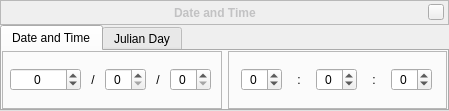
<?xml version="1.0" encoding="UTF-8"?>
<ui version="4.0">
 <class>dateTimeDialogForm</class>
 <widget class="QWidget" name="dateTimeDialogForm">
  <property name="geometry">
   <rect>
    <x>0</x>
    <y>0</y>
    <width>449</width>
    <height>111</height>
   </rect>
  </property>
  <property name="styleSheet">
   <string notr="true"/>
  </property>
  <layout class="QGridLayout" name="gridLayout">
   <property name="leftMargin">
    <number>0</number>
   </property>
   <property name="topMargin">
    <number>0</number>
   </property>
   <property name="rightMargin">
    <number>0</number>
   </property>
   <property name="bottomMargin">
    <number>0</number>
   </property>
   <property name="spacing">
    <number>0</number>
   </property>
   <item row="0" column="0">
    <widget class="BarFrame" name="TitleBar">
     <property name="sizePolicy">
      <sizepolicy hsizetype="Expanding" vsizetype="Preferred">
       <horstretch>0</horstretch>
       <verstretch>0</verstretch>
      </sizepolicy>
     </property>
     <property name="minimumSize">
      <size>
       <width>16</width>
       <height>25</height>
      </size>
     </property>
     <property name="maximumSize">
      <size>
       <width>16777215</width>
       <height>25</height>
      </size>
     </property>
     <property name="frameShape">
      <enum>QFrame::StyledPanel</enum>
     </property>
     <layout class="QHBoxLayout">
      <property name="spacing">
       <number>0</number>
      </property>
      <property name="leftMargin">
       <number>0</number>
      </property>
      <property name="topMargin">
       <number>0</number>
      </property>
      <property name="rightMargin">
       <number>4</number>
      </property>
      <property name="bottomMargin">
       <number>0</number>
      </property>
      <item>
       <spacer name="horizontalSpacer">
        <property name="orientation">
         <enum>Qt::Horizontal</enum>
        </property>
        <property name="sizeHint" stdset="0">
         <size>
          <width>40</width>
          <height>20</height>
         </size>
        </property>
       </spacer>
      </item>
      <item>
       <widget class="QLabel" name="stelWindowTitle">
        <property name="palette">
         <palette>
          <active>
           <colorrole role="WindowText">
            <brush brushstyle="SolidPattern">
             <color alpha="255">
              <red>194</red>
              <green>194</green>
              <blue>195</blue>
             </color>
            </brush>
           </colorrole>
           <colorrole role="Text">
            <brush brushstyle="SolidPattern">
             <color alpha="255">
              <red>194</red>
              <green>194</green>
              <blue>195</blue>
             </color>
            </brush>
           </colorrole>           
          </active>
          <inactive>
           <colorrole role="WindowText">
            <brush brushstyle="SolidPattern">
             <color alpha="255">
              <red>194</red>
              <green>194</green>
              <blue>195</blue>
             </color>
            </brush>
           </colorrole>
           <colorrole role="Text">
            <brush brushstyle="SolidPattern">
             <color alpha="255">
              <red>194</red>
              <green>194</green>
              <blue>195</blue>
             </color>
            </brush>
           </colorrole>          
          </inactive>
          <disabled>
           <colorrole role="WindowText">
            <brush brushstyle="SolidPattern">
             <color alpha="255">
              <red>194</red>
              <green>194</green>
              <blue>195</blue>
             </color>
            </brush>
           </colorrole>
           <colorrole role="Text">
            <brush brushstyle="SolidPattern">
             <color alpha="255">
              <red>194</red>
              <green>194</green>
              <blue>195</blue>
             </color>
            </brush>
           </colorrole>           
          </disabled>
         </palette>
        </property>
        <property name="font">
         <font>
          <weight>75</weight>
          <italic>false</italic>
          <bold>true</bold>
         </font>
        </property>
        <property name="text">
         <string>Date and Time</string>
        </property>
       </widget>
      </item>
      <item>
       <spacer name="horizontalSpacer_2">
        <property name="orientation">
         <enum>Qt::Horizontal</enum>
        </property>
        <property name="sizeHint" stdset="0">
         <size>
          <width>40</width>
          <height>20</height>
         </size>
        </property>
       </spacer>
      </item>
      <item>
       <widget class="QPushButton" name="closeStelWindow">
        <property name="sizePolicy">
         <sizepolicy hsizetype="Fixed" vsizetype="Fixed">
          <horstretch>0</horstretch>
          <verstretch>0</verstretch>
         </sizepolicy>
        </property>
        <property name="minimumSize">
         <size>
          <width>16</width>
          <height>16</height>
         </size>
        </property>
        <property name="maximumSize">
         <size>
          <width>16</width>
          <height>16</height>
         </size>
        </property>
        <property name="focusPolicy">
         <enum>Qt::NoFocus</enum>
        </property>
        <property name="text">
         <string/>
        </property>
       </widget>
      </item>
     </layout>
    </widget>
   </item>
   <item row="1" column="0">
    <widget class="QTabWidget" name="dateTimeTabWidget">
     <property name="currentIndex">
      <number>0</number>
     </property>
     <widget class="QWidget" name="dateTimeTab">
      <attribute name="title">
       <string>Date and Time</string>
      </attribute>
      <layout class="QGridLayout" name="gridLayout_2">
       <property name="leftMargin">
        <number>0</number>
       </property>
       <property name="topMargin">
        <number>0</number>
       </property>
       <property name="rightMargin">
        <number>0</number>
       </property>
       <property name="bottomMargin">
        <number>0</number>
       </property>
       <item row="0" column="0">
        <widget class="QFrame" name="dateFrame">
         <property name="frameShape">
          <enum>QFrame::StyledPanel</enum>
         </property>
         <layout class="QHBoxLayout" name="horizontalLayout">
          <property name="spacing">
           <number>0</number>
          </property>
          <property name="leftMargin">
           <number>0</number>
          </property>
          <property name="topMargin">
           <number>0</number>
          </property>
          <property name="rightMargin">
           <number>0</number>
          </property>
          <property name="bottomMargin">
           <number>0</number>
          </property>
          <item>
           <widget class="QSpinBox" name="spinner_year">
            <property name="sizePolicy">
             <sizepolicy hsizetype="Fixed" vsizetype="Fixed">
              <horstretch>0</horstretch>
              <verstretch>0</verstretch>
             </sizepolicy>
            </property>
            <property name="focusPolicy">
             <enum>Qt::StrongFocus</enum>
            </property>
            <property name="contextMenuPolicy">
             <enum>Qt::NoContextMenu</enum>
            </property>
            <property name="wrapping">
             <bool>false</bool>
            </property>
            <property name="frame">
             <bool>true</bool>
            </property>
            <property name="alignment">
             <set>Qt::AlignCenter</set>
            </property>
            <property name="minimum">
             <number>-1000000</number>
            </property>
            <property name="maximum">
             <number>1000000</number>
            </property>
           </widget>
          </item>
          <item>
           <widget class="QLabel" name="dateDelimiterLabel1">
            <property name="enabled">
             <bool>true</bool>
            </property>
            <property name="sizePolicy">
             <sizepolicy hsizetype="Expanding" vsizetype="Minimum">
              <horstretch>0</horstretch>
              <verstretch>0</verstretch>
             </sizepolicy>
            </property>
            <property name="maximumSize">
             <size>
              <width>10</width>
              <height>16777215</height>
             </size>
            </property>
            <property name="text">
             <string notr="true">/</string>
            </property>
            <property name="alignment">
             <set>Qt::AlignCenter</set>
            </property>
           </widget>
          </item>
          <item>
           <widget class="QSpinBox" name="spinner_month">
            <property name="sizePolicy">
             <sizepolicy hsizetype="Fixed" vsizetype="Fixed">
              <horstretch>0</horstretch>
              <verstretch>0</verstretch>
             </sizepolicy>
            </property>
            <property name="focusPolicy">
             <enum>Qt::StrongFocus</enum>
            </property>
            <property name="contextMenuPolicy">
             <enum>Qt::NoContextMenu</enum>
            </property>
            <property name="frame">
             <bool>true</bool>
            </property>
            <property name="alignment">
             <set>Qt::AlignCenter</set>
            </property>
            <property name="minimum">
             <number>0</number>
            </property>
            <property name="maximum">
             <number>13</number>
            </property>
           </widget>
          </item>
          <item>
           <widget class="QLabel" name="dateDelimiterLabel2">
            <property name="sizePolicy">
             <sizepolicy hsizetype="Expanding" vsizetype="Preferred">
              <horstretch>0</horstretch>
              <verstretch>0</verstretch>
             </sizepolicy>
            </property>
            <property name="maximumSize">
             <size>
              <width>10</width>
              <height>16777215</height>
             </size>
            </property>
            <property name="text">
             <string notr="true">/</string>
            </property>
            <property name="alignment">
             <set>Qt::AlignCenter</set>
            </property>
           </widget>
          </item>
          <item>
           <widget class="QSpinBox" name="spinner_day">
            <property name="sizePolicy">
             <sizepolicy hsizetype="Fixed" vsizetype="Fixed">
              <horstretch>0</horstretch>
              <verstretch>0</verstretch>
             </sizepolicy>
            </property>
            <property name="focusPolicy">
             <enum>Qt::StrongFocus</enum>
            </property>
            <property name="contextMenuPolicy">
             <enum>Qt::NoContextMenu</enum>
            </property>
            <property name="frame">
             <bool>true</bool>
            </property>
            <property name="alignment">
             <set>Qt::AlignCenter</set>
            </property>
            <property name="minimum">
             <number>0</number>
            </property>
            <property name="maximum">
             <number>32</number>
            </property>
           </widget>
          </item>
         </layout>
        </widget>
       </item>
       <item row="0" column="1">
        <widget class="QFrame" name="timeFrame">
         <property name="sizePolicy">
          <sizepolicy hsizetype="Preferred" vsizetype="Preferred">
           <horstretch>0</horstretch>
           <verstretch>0</verstretch>
          </sizepolicy>
         </property>
         <property name="font">
          <font/>
         </property>
         <property name="frameShape">
          <enum>QFrame::StyledPanel</enum>
         </property>
         <layout class="QHBoxLayout" name="horizontalLayout_2">
          <property name="spacing">
           <number>0</number>
          </property>
          <property name="leftMargin">
           <number>0</number>
          </property>
          <property name="topMargin">
           <number>0</number>
          </property>
          <property name="rightMargin">
           <number>0</number>
          </property>
          <property name="bottomMargin">
           <number>0</number>
          </property>
          <item>
           <widget class="QSpinBox" name="spinner_hour">
            <property name="sizePolicy">
             <sizepolicy hsizetype="Fixed" vsizetype="Fixed">
              <horstretch>0</horstretch>
              <verstretch>0</verstretch>
             </sizepolicy>
            </property>
            <property name="focusPolicy">
             <enum>Qt::StrongFocus</enum>
            </property>
            <property name="contextMenuPolicy">
             <enum>Qt::NoContextMenu</enum>
            </property>
            <property name="alignment">
             <set>Qt::AlignCenter</set>
            </property>
            <property name="minimum">
             <number>-1</number>
            </property>
            <property name="maximum">
             <number>24</number>
            </property>
           </widget>
          </item>
          <item>
           <widget class="QLabel" name="label_3">
            <property name="sizePolicy">
             <sizepolicy hsizetype="Expanding" vsizetype="Preferred">
              <horstretch>0</horstretch>
              <verstretch>0</verstretch>
             </sizepolicy>
            </property>
            <property name="maximumSize">
             <size>
              <width>10</width>
              <height>16777215</height>
             </size>
            </property>
            <property name="text">
             <string notr="true">:</string>
            </property>
            <property name="alignment">
             <set>Qt::AlignCenter</set>
            </property>
           </widget>
          </item>
          <item>
           <widget class="QSpinBox" name="spinner_minute">
            <property name="sizePolicy">
             <sizepolicy hsizetype="Fixed" vsizetype="Fixed">
              <horstretch>0</horstretch>
              <verstretch>0</verstretch>
             </sizepolicy>
            </property>
            <property name="focusPolicy">
             <enum>Qt::StrongFocus</enum>
            </property>
            <property name="contextMenuPolicy">
             <enum>Qt::NoContextMenu</enum>
            </property>
            <property name="alignment">
             <set>Qt::AlignCenter</set>
            </property>
            <property name="minimum">
             <number>-1</number>
            </property>
            <property name="maximum">
             <number>60</number>
            </property>
           </widget>
          </item>
          <item>
           <widget class="QLabel" name="label_4">
            <property name="sizePolicy">
             <sizepolicy hsizetype="Expanding" vsizetype="Preferred">
              <horstretch>0</horstretch>
              <verstretch>0</verstretch>
             </sizepolicy>
            </property>
            <property name="maximumSize">
             <size>
              <width>10</width>
              <height>16777215</height>
             </size>
            </property>
            <property name="autoFillBackground">
             <bool>false</bool>
            </property>
            <property name="text">
             <string notr="true">:</string>
            </property>
            <property name="alignment">
             <set>Qt::AlignCenter</set>
            </property>
           </widget>
          </item>
          <item>
           <widget class="QSpinBox" name="spinner_second">
            <property name="sizePolicy">
             <sizepolicy hsizetype="Fixed" vsizetype="Fixed">
              <horstretch>0</horstretch>
              <verstretch>0</verstretch>
             </sizepolicy>
            </property>
            <property name="focusPolicy">
             <enum>Qt::StrongFocus</enum>
            </property>
            <property name="contextMenuPolicy">
             <enum>Qt::NoContextMenu</enum>
            </property>
            <property name="frame">
             <bool>true</bool>
            </property>
            <property name="alignment">
             <set>Qt::AlignCenter</set>
            </property>
            <property name="buttonSymbols">
             <enum>QAbstractSpinBox::UpDownArrows</enum>
            </property>
            <property name="accelerated">
             <bool>true</bool>
            </property>
            <property name="prefix">
             <string/>
            </property>
            <property name="minimum">
             <number>-1</number>
            </property>
            <property name="maximum">
             <number>60</number>
            </property>
           </widget>
          </item>
         </layout>
        </widget>
       </item>
      </layout>
     </widget>
     <widget class="QWidget" name="julianDateTab">
      <attribute name="title">
       <string>Julian Day</string>
      </attribute>
      <layout class="QGridLayout" name="gridLayout_3">
       <property name="leftMargin">
        <number>0</number>
       </property>
       <property name="topMargin">
        <number>0</number>
       </property>
       <property name="rightMargin">
        <number>0</number>
       </property>
       <property name="bottomMargin">
        <number>0</number>
       </property>
       <item row="0" column="1">
        <widget class="QFrame" name="jdFrame">
         <property name="frameShape">
          <enum>QFrame::StyledPanel</enum>
         </property>
         <property name="frameShadow">
          <enum>QFrame::Plain</enum>
         </property>
         <layout class="QHBoxLayout" name="horizontalLayout_3">
          <property name="spacing">
           <number>0</number>
          </property>
          <property name="leftMargin">
           <number>5</number>
          </property>
          <property name="topMargin">
           <number>0</number>
          </property>
          <property name="rightMargin">
           <number>0</number>
          </property>
          <property name="bottomMargin">
           <number>0</number>
          </property>
          <item>
           <widget class="QLabel" name="label_5">
            <property name="toolTip">
             <string>Julian Day</string>
            </property>
            <property name="text">
             <string notr="true">JD:</string>
            </property>
            <property name="alignment">
             <set>Qt::AlignLeading|Qt::AlignLeft|Qt::AlignVCenter</set>
            </property>
           </widget>
          </item>
          <item>
           <widget class="QDoubleSpinBox" name="spinner_jd">
            <property name="focusPolicy">
             <enum>Qt::StrongFocus</enum>
            </property>
            <property name="contextMenuPolicy">
             <enum>Qt::NoContextMenu</enum>
            </property>
            <property name="alignment">
             <set>Qt::AlignCenter</set>
            </property>
            <property name="decimals">
             <number>6</number>
            </property>
            <property name="minimum">
             <double>-100000000.000000000000000</double>
            </property>
            <property name="maximum">
             <double>100000000.000000000000000</double>
            </property>
            <property name="singleStep">
             <double>0.000010000000000</double>
            </property>
           </widget>
          </item>
         </layout>
        </widget>
       </item>
       <item row="0" column="2">
        <widget class="QFrame" name="mjdFrame">
         <property name="frameShape">
          <enum>QFrame::StyledPanel</enum>
         </property>
         <property name="frameShadow">
          <enum>QFrame::Plain</enum>
         </property>
         <layout class="QHBoxLayout" name="horizontalLayout_5">
          <property name="spacing">
           <number>0</number>
          </property>
          <property name="leftMargin">
           <number>5</number>
          </property>
          <property name="topMargin">
           <number>0</number>
          </property>
          <property name="rightMargin">
           <number>0</number>
          </property>
          <property name="bottomMargin">
           <number>0</number>
          </property>
          <item>
           <widget class="QLabel" name="label_6">
            <property name="toolTip">
             <string>Modified Julian Day</string>
            </property>
            <property name="text">
             <string notr="true">MJD:</string>
            </property>
            <property name="alignment">
             <set>Qt::AlignLeading|Qt::AlignLeft|Qt::AlignVCenter</set>
            </property>
           </widget>
          </item>
          <item>
           <widget class="QDoubleSpinBox" name="spinner_mjd">
            <property name="focusPolicy">
             <enum>Qt::StrongFocus</enum>
            </property>
            <property name="contextMenuPolicy">
             <enum>Qt::NoContextMenu</enum>
            </property>
            <property name="alignment">
             <set>Qt::AlignCenter</set>
            </property>
            <property name="decimals">
             <number>6</number>
            </property>
            <property name="minimum">
             <double>-100000000.000000000000000</double>
            </property>
            <property name="maximum">
             <double>100000000.000000000000000</double>
            </property>
            <property name="singleStep">
             <double>0.000010000000000</double>
            </property>
           </widget>
          </item>
         </layout>
        </widget>
       </item>
      </layout>
     </widget>
    </widget>
   </item>
  </layout>
 </widget>
 <customwidgets>
  <customwidget>
   <class>BarFrame</class>
   <extends>QFrame</extends>
   <header>Dialog.hpp</header>
   <container>1</container>
  </customwidget>
 </customwidgets>
 <resources/>
 <connections/>
</ui>
